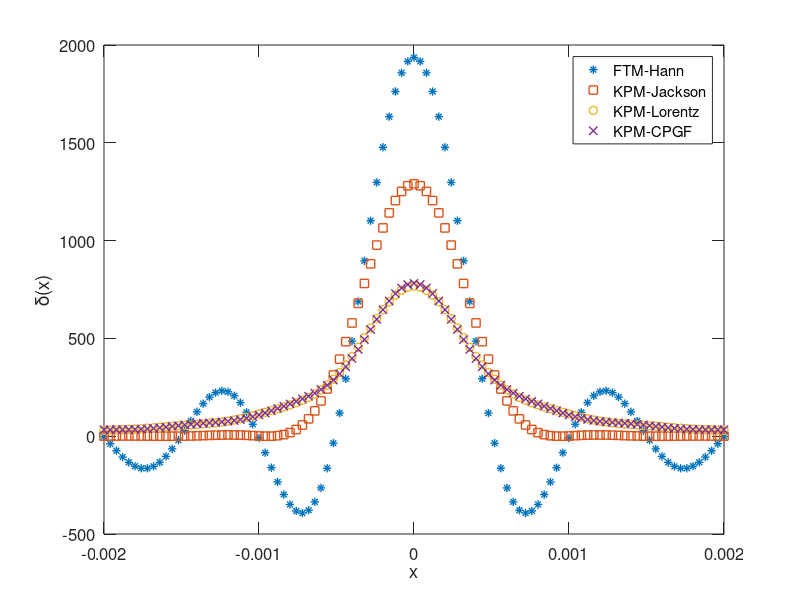

Write the MATLAB code that produced this figure.
clear; close all;

N=50;
dx=1/25000;
M=10000;

m=0:M;
a=1/(M+1);
jackson=(1-m*a).*cos(pi*m*a)+a*sin(pi*m*a)/tan(pi*a); % Jackson
lorentz=sinh(4*(1-m/M))/sinh(4);% Lorentz-1
hann=0.5*(1+cos(pi*m*a)); % Hann window
eta=0.0001*4;
cpgf=zeros(1,M+1);
for n=0:M
    cpgf(n+1)=(-1)^n*(eta-sqrt(1+eta^2))^n/sqrt(1+eta^2); % CPGF 1
end

T0=zeros(1,M+1);
T0(1)=1;
T0(2)=0;
for n=3:M+1
    T0(n)=-T0(n-2);
end
gamma=[1,2*ones(1,M)];

jackson=jackson.*gamma;
lorentz=lorentz.*gamma;
hann=hann.*gamma;
cpgf=cpgf.*gamma;


kpm_jackson=zeros(1,2*N+1);
kpm_lorentz=zeros(1,2*N+1);
kpm_hann=zeros(1,2*N+1);
kpm_cpgf=zeros(1,2*N+1);

kpm_none=zeros(1,2*N+1);
ftm_none=zeros(1,2*N+1);

ftm_jackson=zeros(1,2*N+1);
ftm_lorentz=zeros(1,2*N+1);
ftm_hann=zeros(1,2*N+1);
ftm_cpgf=zeros(1,2*N+1);


for n=0:2*N
    x=(n-N)*dx;
    Tx=zeros(1,M+1);
    Tx(1)=1;
    Tx(2)=x;
    for m=3:M+1
        Tx(m)=2*x*Tx(m-1)-Tx(m-2);
    end
    
    factor=1/sqrt(1-x^2)/pi;
    kpm_jackson(n+1)=sum(jackson.*T0.*Tx)*factor;
    kpm_lorentz(n+1)=sum(lorentz.*T0.*Tx)*factor;
    kpm_hann(n+1)=sum(hann.*T0.*Tx)*factor;
    kpm_cpgf(n+1)=sum(cpgf.*T0.*Tx)*factor;
    
    ftm_hann(n+1)=sum(cos(pi*(0:M/5)*x).*hann(1:M/5+1))/2;
    
end

x=(-N:N)*dx;

figure;
plot(x,ftm_hann,'*','linewidth',1); hold on;
plot(x,kpm_jackson,'s','linewidth',1); hold on;
plot(x,kpm_lorentz,'o','linewidth',1);
plot(x,kpm_cpgf,'x','linewidth',1);

legend('FTM-Hann','KPM-Jackson','KPM-Lorentz','KPM-CPGF');
ylabel('\delta(x)','fontsize',12);
xlabel('x','fontsize',12);
set(gca,'fontsize',12)
set(gca,'ticklength',get(gca,'ticklength')*2)
